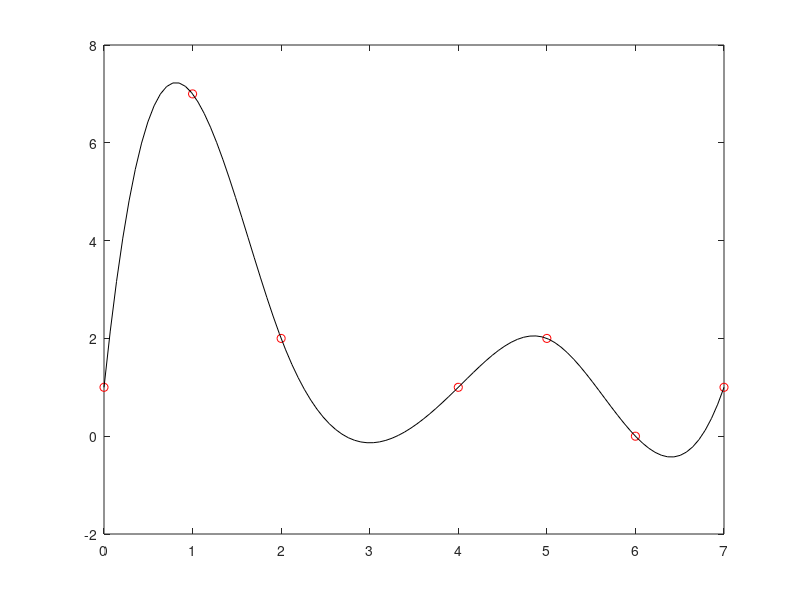

The MATLAB script that drew this image:
% cubic spline interpolation

px = [0 1 2 4 5 6 7];
py = [1 7 2 1 2 0 1];

PP=spline(px,py);

xx=linspace(0,7);
yy=ppval(PP,xx);

%c=PP.coefs(1,:)
%p1x=linspace(0,1);
%p1y=c(4) + c(3).*p1x + c(2).*p1x.^2 + c(1).*p1x.^3;

plot(px,py,'ro',xx,yy,'k-')